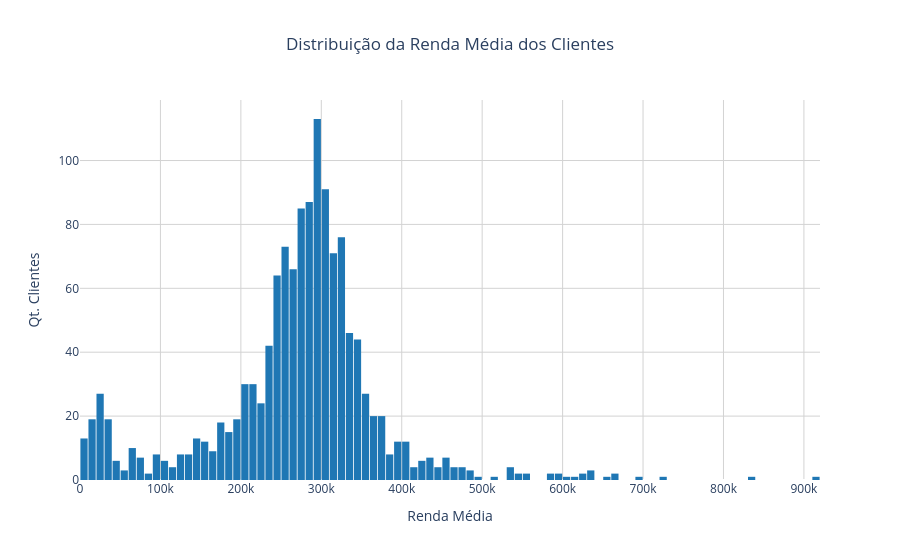

Notebook code cell kept with this figure:
### Code cell
df_renda_media_clientes = (
    df_base_info
    .groupby("id_cliente")["renda_mes_anterior"]
    .mean()
    .reset_index(name="renda_media")
)

fig_renda_media = px.histogram(
    df_renda_media_clientes,
    x='renda_media',
    nbins=100,
    title='Distribuição da Renda Média dos Clientes',
    labels={
        'renda_media': 'Renda Média',
        'count': 'Quantidade de Clientes'
    },
    color_discrete_sequence=['#1f77b4']
)

fig_renda_media.update_layout(
    bargap=0.1,
    title_x=0.5,
    plot_bgcolor='white',
    xaxis=dict(showgrid=True, gridcolor='lightgray'),
    yaxis=dict(
        title='Qt. Clientes',
        showgrid=True,
        gridcolor='lightgray')
)

fig_renda_media.show()

### Figure 1 — Plotly figure (JSON) as saved in the notebook; plotly's stock layout.template omitted (floating-point values rounded to 4 significant figures; data arrays with more than 128 entries replaced by an {"elided": "..."} marker saying what was removed)
{"data": [{"bingroup": "x", "hovertemplate": "Renda Média=%{x}<br>count=%{y}<extra></extra>", "legendgroup": "", "marker": {"color": "#1f77b4", "pattern": {"shape": ""}}, "name": "", "nbinsx": 100, "orientation": "v", "showlegend": false, "type": "histogram", "x": {"elided": "1336 float values"}, "xaxis": "x", "yaxis": "y"}], "layout": {"bargap": 0.1, "barmode": "relative", "legend": {"tracegroupgap": 0}, "plot_bgcolor": "white", "title": {"text": "Distribuição da Renda Média dos Clientes", "x": 0.5}, "xaxis": {"anchor": "y", "domain": [0, 1], "gridcolor": "lightgray", "showgrid": true, "title": {"text": "Renda Média"}}, "yaxis": {"anchor": "x", "domain": [0, 1], "gridcolor": "lightgray", "showgrid": true, "title": {"text": "Qt. Clientes"}}}}
